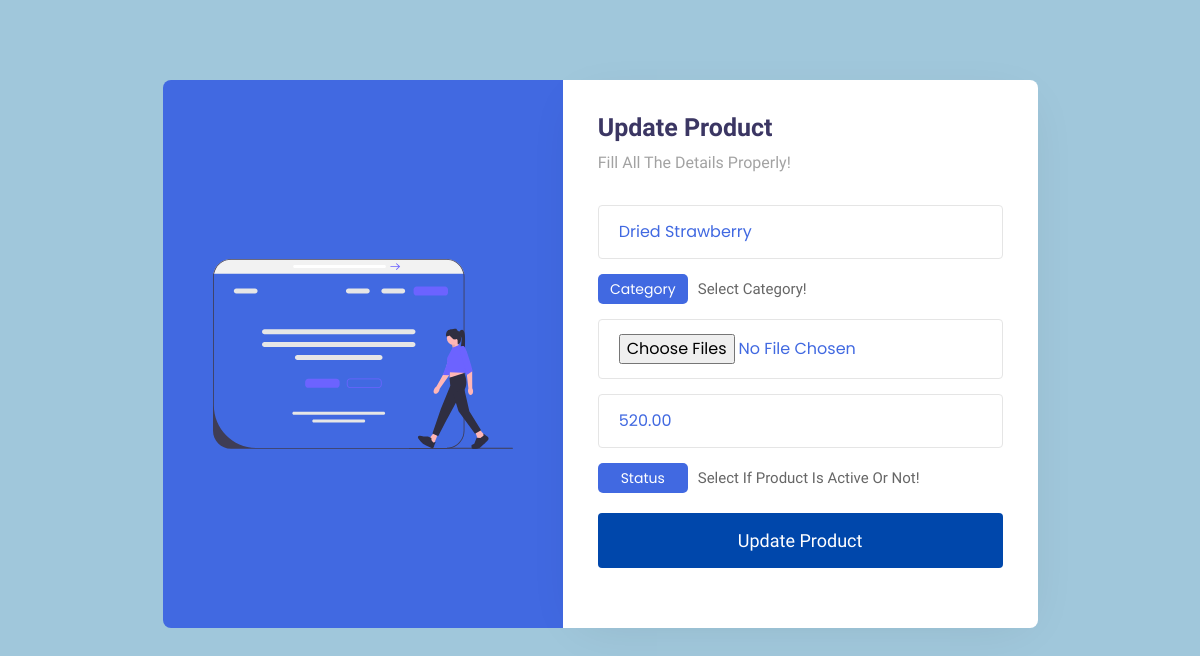
The page /admin/updateproduct.php?id=3 on the database as committed earlier.
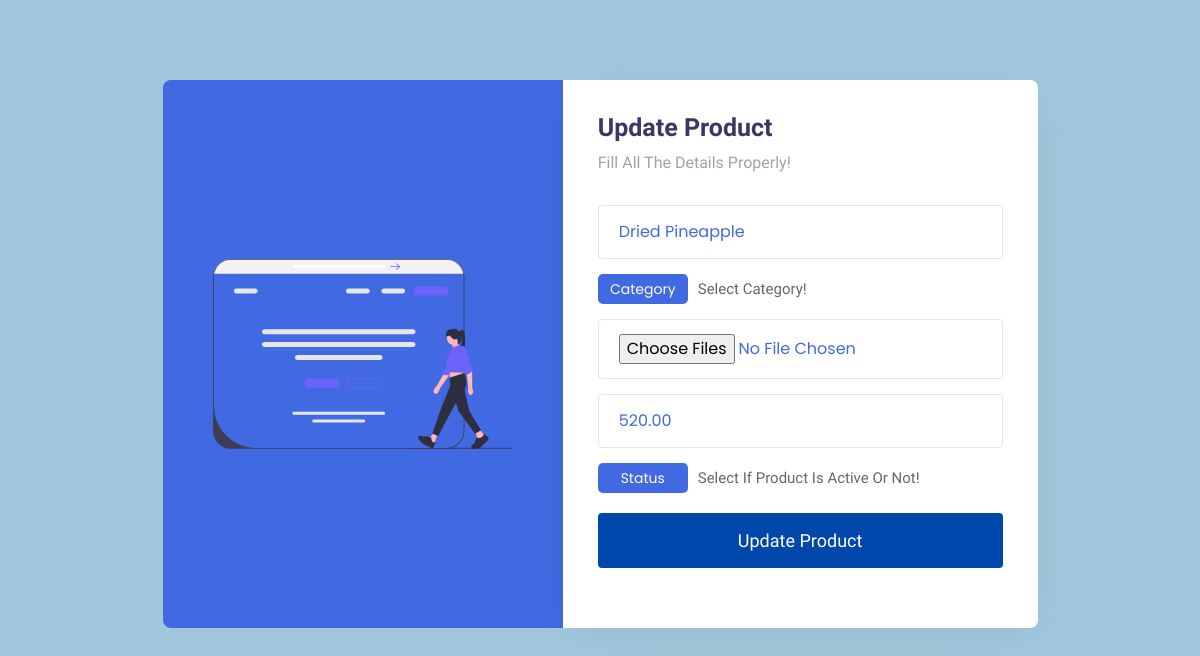
The same page on the database as committed later.
### tables this page shows
CREATE TABLE `tblproduct` (
  `pid` int(10) NOT NULL,
  `pname` varchar(255) NOT NULL,
  `category` varchar(40) NOT NULL,
  `pimage` varchar(255) NOT NULL,
  `price` float(100,2) NOT NULL,
  `stock` float(100,2) NOT NULL,
  `status` varchar(40) NOT NULL,
  `date` date NOT NULL
);

### admin/updateproduct.php (the view, shortened to what this page needs)
<?php
include 'datacon.php';
$id = $_GET['id'];
$select = "select * from tblproduct where pid='$id'";
$data = mysqli_query($conn, $select);
$row = mysqli_fetch_assoc($data);
?>
<!DOCTYPE html>
<html lang="zxx">
<head>
    <link href="https://cdn.jsdelivr.net/npm/bootstrap@5.2.0-beta1/dist/css/bootstrap.min.css" rel="stylesheet">
    <link rel="stylesheet" href="css/addproduct.css" type="text/css" media="all" />
    <link rel="stylesheet" href="https://cdnjs.cloudflare.com/ajax/libs/font-awesome/5.15.4/css/all.min.css">
    <link rel="stylesheet" href="https://unpkg.com/swiper@7/swiper-bundle.min.css" />
    <link rel="stylesheet" href="https://cdnjs.cloudflare.com/ajax/libs/lightgallery-js/1.4.0/css/lightgallery.min.css">
    <link rel="stylesheet" href="..\css\style.css">
</head>
<body>
    <section class="w3l-mockup-form">
        <div class="container">
            <div class="workinghny-form-grid">
                <div class="main-mockup">
                    <div class="w3l_form align-self">
                        <div class="left_grid_info">
                            <img src="images\undraw_experience_design_re_ca7l.svg" alt="">
                        </div>
                    </div>
                    <div class="content-wthree">
                        <h2>Update Product</h2>
                        <p>Fill all the details properly!</p>
                        <form method="post" enctype="multipart/form-data">
                            <input type="text" name="pname" class="name" placeholder="Enter Product Name" value="<?php echo $row['pname'] ?>" required>
                            <select style="width: 90px; height: 30px; text-align: center; background-color: #4169e1; color: white; font-size: 14px; border-radius: 5px 5px 5px 5px;" name="category">
                                <option hidden>Category</option>
                            </select><label style="color: #666; padding-left: 10px; font-size: 15px;">Select Category!</label><br><br>
                            <input type="file" id="file" name="file" value="$row['pimage']" multiple />
                            <input type="text" name="price" class="name" value="<?php echo $row['price'] ?>" placeholder="Enter Product Price" required>
                            <select style="width: 90px; height: 30px; text-align: center; background-color: #4169e1; color: white; font-size: 14px; border-radius: 5px 5px 5px 5px;" name="status">
                                <option hidden>Status</option>
                            </select><label style="color: #666; padding-left: 10px; font-size: 15px;">Select if product is active or not!</label><br><br>
                            <button name="updateproduct" class="btn" type="submit">Update Product</button>
                        </form>
                    </div>
                </div>
            </div>
        </div>
    </section>
</body>
</html>

Rows that differ between the two databases and show on the page:
changed tblproduct: pname "Dried Strawberry" → "Dried Pineapple"
